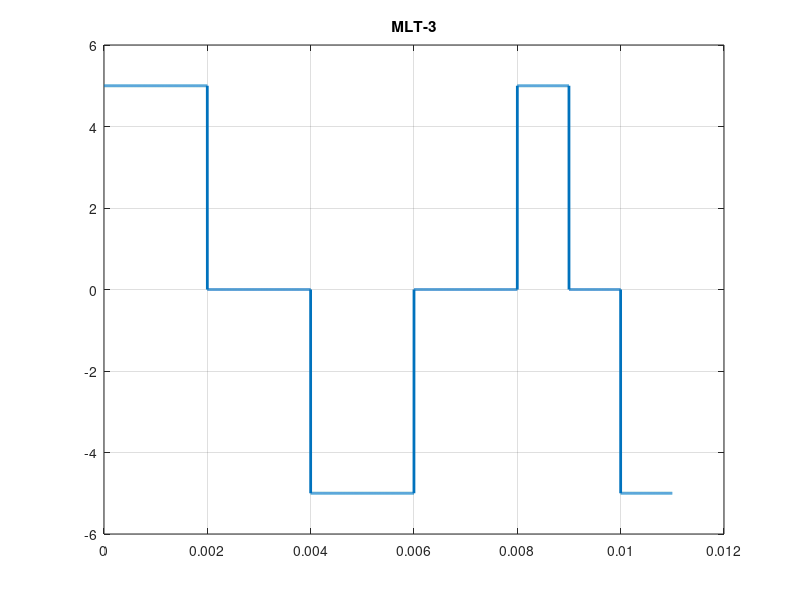

Reproduce this figure in MATLAB. (Note: this script raises an error after producing the figure.)
clc;
close all;
clear all;

bits = [1 0 1 0 1 0 1 0 1 1 1];
bitRate = 1;
n = 1000;
T = length(bits)/n;
N = length(bits)*n;
dt = T/N;
t = 0:dt:T-dt;
lastLevel = 0;
lastNonZero = -5;
x = zeros(1, length(t));

for i=1:length(bits)
    if (bits(i) == 0)
        x(((i-1)*n)+1 : i*n) = lastLevel;
    else
        if( lastLevel == 0)
            lastNonZero = lastNonZero * (-1);
            x(((i-1)*n)+1 : i*n) = lastNonZero;
            lastLevel = lastNonZero;
        else
            lastLevel = 0;
        end    
    end
end
plot(t,x, 'Linewidth', 2);
grid on;
title('MLT-3');
ax = gca;
ax.XAxis.Exponent = -3;

%decoding
y = ones(1, length(x)/n);
lastLevel = 0;
lastNonZero = -5;

for i=1:length(y)
    if(x((i-1)*n+1) == lastLevel)
        y(i) = 0;
    else
        lastLevel = x((i-1)*n+1);
    end
end

disp(y);

